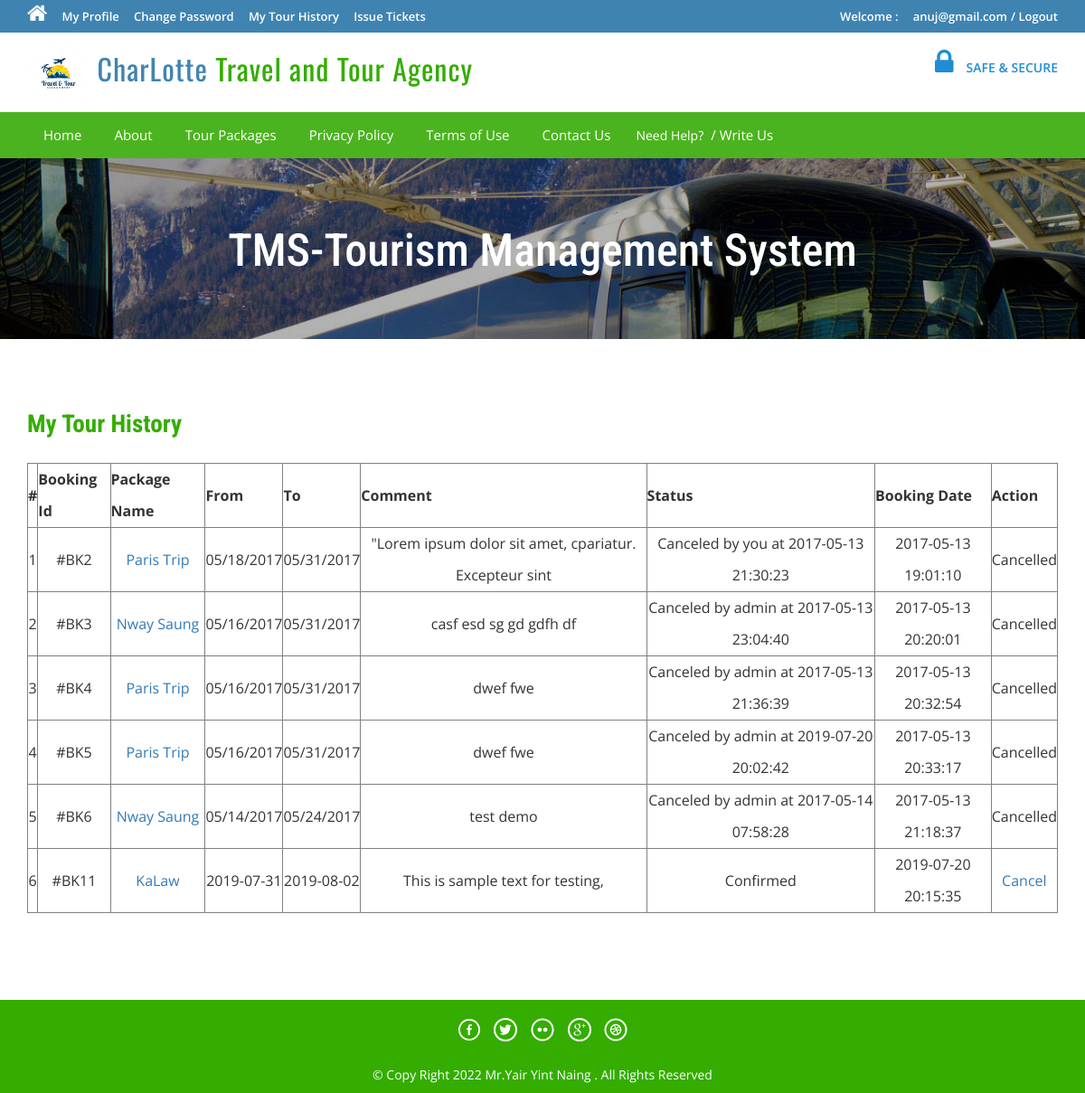
The page /tour-history.php (signed in) on the database its author committed.
### tables this page shows
CREATE TABLE `tblbooking` (
  `BookingId` int(11) NOT NULL,
  `PackageId` int(11) DEFAULT NULL,
  `UserEmail` varchar(100) DEFAULT NULL,
  `FromDate` varchar(100) DEFAULT NULL,
  `ToDate` varchar(100) DEFAULT NULL,
  `Comment` mediumtext DEFAULT NULL,
  `RegDate` timestamp NULL DEFAULT current_timestamp(),
  `status` int(11) DEFAULT NULL,
  `CancelledBy` varchar(5) DEFAULT NULL,
  `UpdationDate` timestamp NULL DEFAULT NULL ON UPDATE current_timestamp()
);

CREATE TABLE `tbltourpackages` (
  `PackageId` int(11) NOT NULL,
  `PackageName` varchar(200) DEFAULT NULL,
  `PackageType` varchar(150) DEFAULT NULL,
  `PackageLocation` varchar(100) DEFAULT NULL,
  `PackagePrice` int(11) DEFAULT NULL,
  `PackageFetures` varchar(255) DEFAULT NULL,
  `PackageDetails` mediumtext DEFAULT NULL,
  `PackageImage` varchar(100) DEFAULT NULL,
  `Creationdate` timestamp NULL DEFAULT current_timestamp(),
  `UpdationDate` timestamp NULL DEFAULT NULL ON UPDATE current_timestamp()
);

### tour-history.php (the view, shortened to what this page needs)
<?php
include('includes/config.php');
if(strlen($_SESSION['login'])==0)
	{
}
else{
?>
<!DOCTYPE HTML>
<html>
<head>
<link href="css/bootstrap.css" rel='stylesheet' type='text/css' />
<link href="css/style.css" rel='stylesheet' type='text/css' />
<link href="css/font-awesome.css" rel="stylesheet">
<link href="css/animate.css" rel="stylesheet" type="text/css" media="all">
</head>
<body>
<div class="top-header">
<?php include('includes/header.php');?>
<div class="banner-1 ">
	<div class="container">
		<h1 class="wow zoomIn animated animated" data-wow-delay=".5s" style="visibility: visible; animation-delay: 0.5s; animation-name: zoomIn;">TMS-Tourism Management System</h1>
	</div>
</div>
<div class="privacy">
	<div class="container">
		<h3 class="wow fadeInDown animated animated" data-wow-delay=".5s" style="visibility: visible; animation-delay: 0.5s; animation-name: fadeInDown;">My Tour History</h3>
		<form name="chngpwd" method="post" onSubmit="return valid();">
	<p>
	<table border="1" width="100%">
<tr align="center">
<th>#</th>
<th>Booking Id</th>
<th>Package Name</th>
<th>From</th>
<th>To</th>
<th>Comment</th>
<th>Status</th>
<th>Booking Date</th>
<th>Action</th>
</tr>
<?php
$uemail=$_SESSION['login'];;
$sql = "SELECT tblbooking.BookingId as bookid,tblbooking.PackageId as pkgid,tbltourpackages.PackageName as packagename,tblbooking.FromDate as fromdate,tblbooking.ToDate as todate,tblbooking.Comment as comment,tblbooking.status as status,tblbooking.RegDate as regdate,tblbooking.CancelledBy as cancelby,tblbooking.UpdationDate as upddate from tblbooking join tbltourpackages on tbltourpackages.PackageId=tblbooking.PackageId where UserEmail=:uemail";
$query = $dbh->prepare($sql);
$query -> bindParam(':uemail', $uemail, PDO::PARAM_STR);
$query->execute();
$results=$query->fetchAll(PDO::FETCH_OBJ);
$cnt=1;
if($query->rowCount() > 0)
{
foreach($results as $result)
{	?>
<tr align="center">
<td><?php echo htmlentities($cnt);?></td>
<td>#BK<?php echo htmlentities($result->bookid);?></td>
<td><a href="package-details.php?pkgid=<?php echo htmlentities($result->pkgid);?>"><?php echo htmlentities($result->packagename);?></a></td>
<td><?php echo htmlentities($result->fromdate);?></td>
<td><?php echo htmlentities($result->todate);?></td>
<td><?php echo htmlentities($result->comment);?></td>
<td><?php if($result->status==0)
{
echo "Pending";
}
if($result->status==1)
{
echo "Confirmed";
}
if($result->status==2 and  $result->cancelby=='u')
{
echo "Canceled by you at " .$result->upddate;
}
if($result->status==2 and $result->cancelby=='a')
{
echo "Canceled by admin at " .$result->upddate;
}
?></td>
<td><?php echo htmlentities($result->regdate);?></td>
<?php if($result->status==2)
{
	?><td>Cancelled</td>
<?php } else {?>
<td><a href="tour-history.php?bkid=<?php echo htmlentities($result->bookid);?>" onclick="return confirm('Do you really want to cancel booking')" >Cancel</a></td>
<?php }?>
</tr>
<?php $cnt=$cnt+1; }} ?>
	</table>
			</p>
			</form>
	</div>
</div>
<?php include('includes/footer.php');?>
</body>
</html>
<?php } ?>

### css/style.css (style rules this page uses)
html, body { font-size: 100%; background: #fff; font-family: 'Open Sans', sans-serif; }
body a,.grid_1,plan_1,plan_1.one,plan_1.two,i.icon1, i.icon2, i.icon3, i.icon4, i.icon5, i.icon6 { transition:0.5s all; -webkit-transition:0.5s all; -moz-transition:0.5s all; -o-transition:0.5s all; -ms-transition:0.5s all; }
h1,h2,h3,h4,h5,h6 { margin:0; font-family: 'Roboto Condensed', sans-serif; }
p { margin:0; }
.top-header { background-color: #3F84B1; border-bottom: 0 none; height: 36px; line-height: 35px; }
.banner-1 { background: url(../images/3.jpg)no-repeat; background-size: cover; -webkit-background-size: cover; -o-background-size: cover; -ms-background-size: cover; -moz-background-size: cover; min-height:200px; }
.banner-1 h1 { font-size: 50px; margin-bottom: 40px; padding: 1.5em 0 0; text-align: center; color: #ffffff; }
.privacy h3 { color: #34AD00; font-size: 1.7em; font-weight: 700; margin-bottom: 1em; }
.privacy { padding: 5em 0; }
.privacy p { font-size: 1em; line-height: 1.8em; color: #999; margin: 1em 0; }

### rows shown on the page
tblbooking: BookingId "2", PackageId.PackageName "Paris Trip", FromDate "05/18/2017", ToDate "05/31/2017", Comment "\"Lorem ipsum dolor sit amet, cpariatur. Excepteur sint", UpdationDate "2017-05-13 21:30:23", RegDate "2017-05-13 19:01:10", status "Cancelled"
tblbooking: BookingId "3", PackageId.PackageName "Nway Saung", FromDate "05/16/2017", ToDate "05/31/2017", Comment "casf esd sg gd gdfh df", UpdationDate "2017-05-13 23:04:40", RegDate "2017-05-13 20:20:01", status "Cancelled"
tblbooking: BookingId "4", PackageId.PackageName "Paris Trip", FromDate "05/16/2017", ToDate "05/31/2017", Comment "dwef fwe", UpdationDate "2017-05-13 21:36:39", RegDate "2017-05-13 20:32:54", status "Cancelled"
tblbooking: BookingId "5", PackageId.PackageName "Paris Trip", FromDate "05/16/2017", ToDate "05/31/2017", Comment "dwef fwe", UpdationDate "2019-07-20 20:02:42", RegDate "2017-05-13 20:33:17", status "Cancelled"
tblbooking: BookingId "6", PackageId.PackageName "Nway Saung", FromDate "05/14/2017", ToDate "05/24/2017", Comment "test demo", UpdationDate "2017-05-14 07:58:28", RegDate "2017-05-13 21:18:37", status "Cancelled"
tblbooking: BookingId "11", PackageId.PackageName "KaLaw", FromDate "2019-07-31", ToDate "2019-08-02", Comment "This is sample text for testing,", status "Confirmed", RegDate "2019-07-20 20:15:35"

### other values the page prints
$_SESSION['login'] "anuj@gmail.com"
